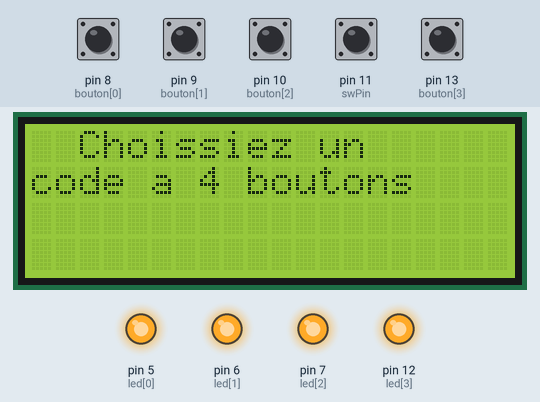
Recording of a sketch running on a simulated Arduino Uno, built with avr-gcc and run on an emulated ATmega328P. Parts: 20×4 character LCD, output pins drawn as LEDs (lit = HIGH). The inputs (shaded band) are chosen by the test bench; at power-on: pin 8 (bouton[0]), pin 9 (bouton[1]), pin 10 (bouton[2]), pin 11 (swPin), pin 13 (bouton[3]) HIGH. What the sketch prints to the serial monitor is not drawn.

Above: at 1.2 s.
1.3 s: pin 8 (bouton[0]) pulled LOW for 0.15 s
At 2.5 s:
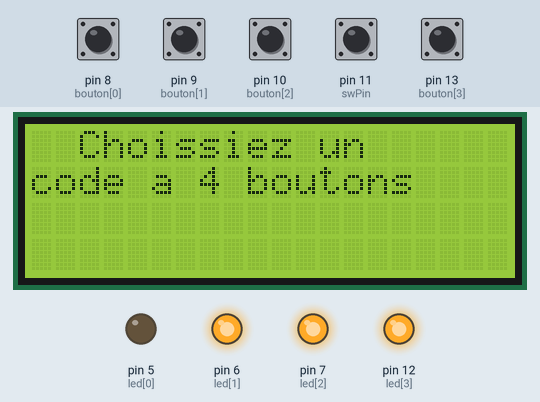
2.9 s: pin 9 (bouton[1]) pulled LOW for 0.15 s
At 3.9 s:
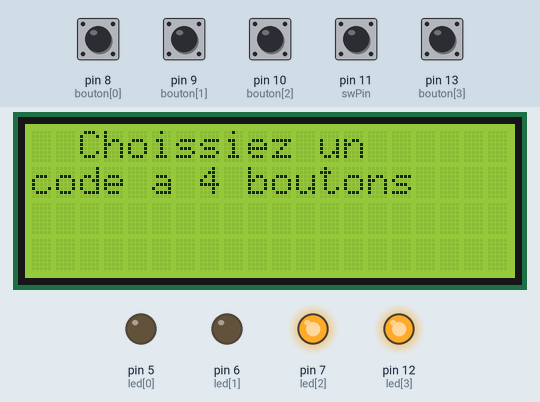
4.5 s: pin 11 (swPin) pulled LOW for 0.15 s
At 5.7 s:
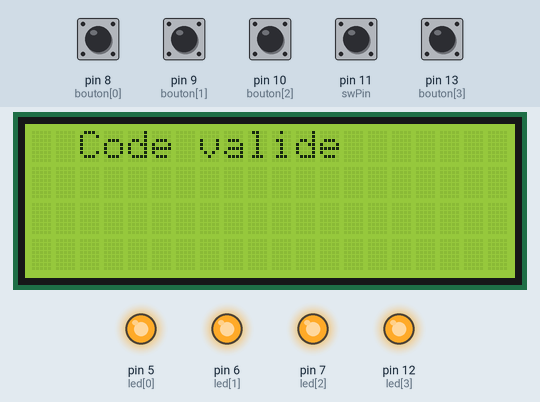
7.6 s: pin 10 (bouton[2]) pulled LOW for 0.15 s
At 8.8 s:
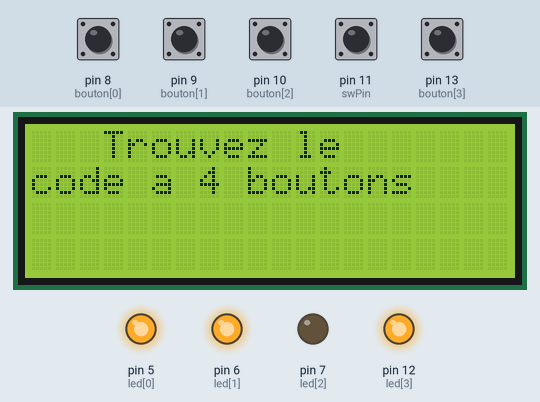
9.2 s: pin 13 (bouton[3]) pulled LOW for 0.15 s
At 9.9 s:
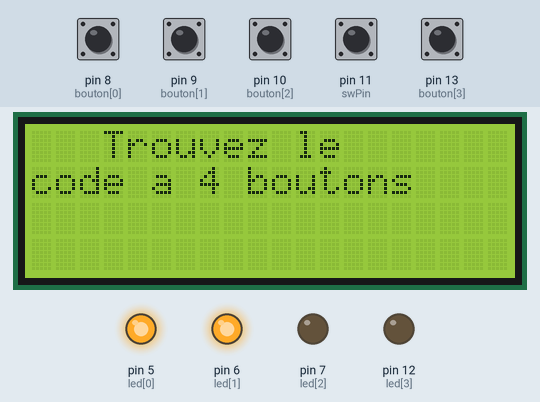
10.8 s: pin 11 (swPin) pulled LOW for 1 s
At 11.4 s:
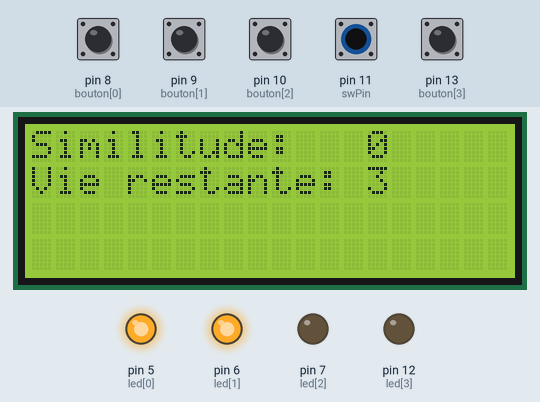
Timing chart, 0 to 13.8 s (numbered marks = the images above; inputs shaded):
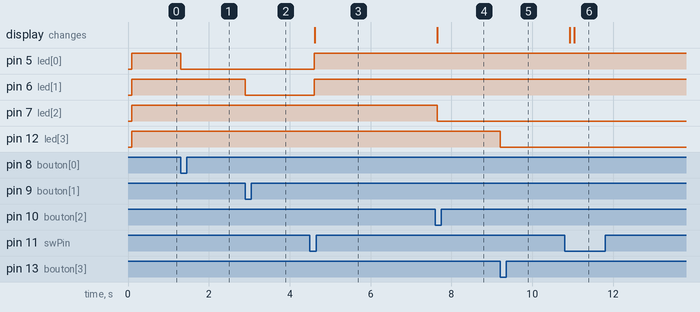

The sketch:

mastermind.ino
```cpp
#include <Wire.h>
#include <LiquidCrystal_I2C.h>

LiquidCrystal_I2C lcd(0x27, 20, 4);

//LED qui s’allume quand on appuie sur un bouton
const int led[]={5, 6, 7, 12}; //on définit une constante de type entier
const int bouton[]={8, 9, 10, 13}; //on définit une autre constante de type entier

int val[]={1, 1, 1, 1}; // déclaration d’une variable globale qui mémorise l’état du bouton
int choix_bouton[]={1, 1, 1, 1};
int tentative_bouton[]={1, 1, 1, 1};
int ancien_val[]={1, 1, 1, 1};
int verification_code = 0;
int similitude = 0;
int etape = 1;
int vie = 4;
bool blocage_bouton = HIGH;


//Parameters
const int clkPin  = 2;
const int dtPin  = 3;
const int swPin  = 11;

//Variables
int rotVal  = 0;
bool clkState  = LOW;
bool clkLast  = HIGH;
bool swState  = HIGH;
bool swLast  = HIGH;


void setup(){
  Serial.begin(9600);
  Serial.println("Initialisé");
  for (int i=0; i<4; i++) {
    pinMode(led[i], OUTPUT); // l'I/O 2 est utilisée comme une sortie
    pinMode(bouton[i], INPUT_PULLUP); // l'I/O 7 est utilisée comme une sortie
  }

  //Init Rotary
  pinMode(clkPin,INPUT);
  pinMode(dtPin,INPUT);
  pinMode(swPin,INPUT_PULLUP);

  lcd.init();
  lcd.backlight();
  lcd.setCursor(2,0);
  lcd.print("Choissiez un");
  lcd.setCursor(0,1);
  lcd.print("code a 4 boutons");
}


void loop() {
  mastermind();
  clickEncodeur();
}

void mastermind(){
  // Etape 1 : Choix du code
  if (etape == 1){
    verification_code = 0;
    for (int i=0; i<4; i++) {
      val[i]=digitalRead(bouton[i]); // lecture de l’état de l’entrée 2

      if ((val[i]==LOW)&&(ancien_val[i]==HIGH)) {
        choix_bouton[i]=1-choix_bouton[i];
      }
      ancien_val[i]=val[i];

      if (choix_bouton[i]==LOW) { // allume la LED
        digitalWrite(led[i], LOW);
      }
      if (choix_bouton[i]==HIGH) { // éteint la LED
        digitalWrite(led[i], HIGH);
      }

      if (digitalRead(led[i])==LOW){
        verification_code += 1;
      }
    }

    if (swState == LOW && verification_code == 2){
      etape = 2;
      for (int i=0; i<4; i++) {
        digitalWrite(led[i], HIGH);
        val[i] = 1;
        ancien_val[i] = 1;
      }
      Serial.println("Validé");
      Serial.println("Passage à l'étape 2");
      lcd.clear();
      lcd.setCursor(2,0);
      lcd.print("Code valide");
      delay(3000);
      lcd.clear();
      lcd.setCursor(3,0);
      lcd.print("Trouvez le");
      lcd.setCursor(0,1);
      lcd.print("code a 4 boutons");
    }
  }

  // Etape 2 : Tentative de trouver le code
  if (etape == 2){
    verification_code = 0;
    for (int i=0; i<4; i++) {
      val[i]=digitalRead(bouton[i]); // lecture de l’état de l’entrée 2

      if ((val[i]==LOW)&&(ancien_val[i]==HIGH)) {
        tentative_bouton[i]=1-tentative_bouton[i];
      }
      ancien_val[i]=val[i];

      if (tentative_bouton[i]==LOW) { // allume la LED
        digitalWrite(led[i], LOW);
      }
      if (tentative_bouton[i]==HIGH) { // éteint la LED
        digitalWrite(led[i], HIGH);
      }

      if (digitalRead(led[i])==LOW){
        verification_code += 1;
      }
    }

    similitude = 0;
    if (swState == LOW && verification_code == 2 && blocage_bouton == HIGH){
      blocage_bouton = LOW;
      lcd.clear();
      lcd.setCursor(0,0);
      lcd.print("Similitude: ");
      lcd.setCursor(0,1);
      lcd.print("Vie restante:");
      Serial.println("Check en cours");
      for (int i=0; i<4; i++) {
        Serial.print(choix_bouton[i]);
        Serial.print(" = ");
        Serial.println(tentative_bouton[i]);
        if (choix_bouton[i] == 0 && tentative_bouton[i] == 0){
          similitude += 1;
        }
        if (similitude == 2){
          Serial.println("vrai");
          etape = 3;
          lcd.clear();
        }
        if (similitude != 2){
          Serial.print("faux, il y a ");
          Serial.print(similitude);
          Serial.println(" similitude");
        }
        if (vie == 0){
          etape = 4;
          lcd.clear();
        }
      }
      vie -= 1;
      Serial.print("vie restante");
      Serial.println(vie);
      lcd.setCursor(14,0);
      lcd.print(similitude);
      lcd.setCursor(14,1);
      lcd.print(vie);
    }

    if (swState == HIGH){
      blocage_bouton = HIGH;
    }
  }

  // Etape 3 : fin gagné
  if (etape == 3) {
    Serial.println("Bravo");
    lcd.setCursor(2,0);
    lcd.print("Victoire du  ");
    lcd.setCursor(3,1);
    lcd.print("Decrypteur  ");
  }

  // Etape 4 : fin perdu
  if (etape == 4) {
    Serial.println("Perdu");
    lcd.setCursor(2,0);
    lcd.print("Victoire du  ");
    lcd.setCursor(4,1);
    lcd.print("Crypteur    ");
  }
}

void clickEncodeur(){
  //gestion bouton
  swState = digitalRead(swPin);
  if (swState == LOW && swLast == HIGH) {
    Serial.println("Rotary pressed");
    delay(100);//debounce
  }
  swLast = swState;
}
```

Measured:
- after the input at 1.3 s, pin 5 (led[0]): HIGH → LOW at once
- after the input at 2.9 s, pin 6 (led[1]): HIGH → LOW at once
- after the input at 4.5 s, pin 5 (led[0]), pin 6 (led[1]): LOW → HIGH after 0.10 s; the display: changes after 0.11 s (image 3)
- after the input at 7.6 s, pin 7 (led[2]): HIGH → LOW at once
- after the input at 9.2 s, pin 12 (led[3]): HIGH → LOW at once
- after the input at 10.8 s, the display: first changes after 0.13 s (image 6 shows a later state)
